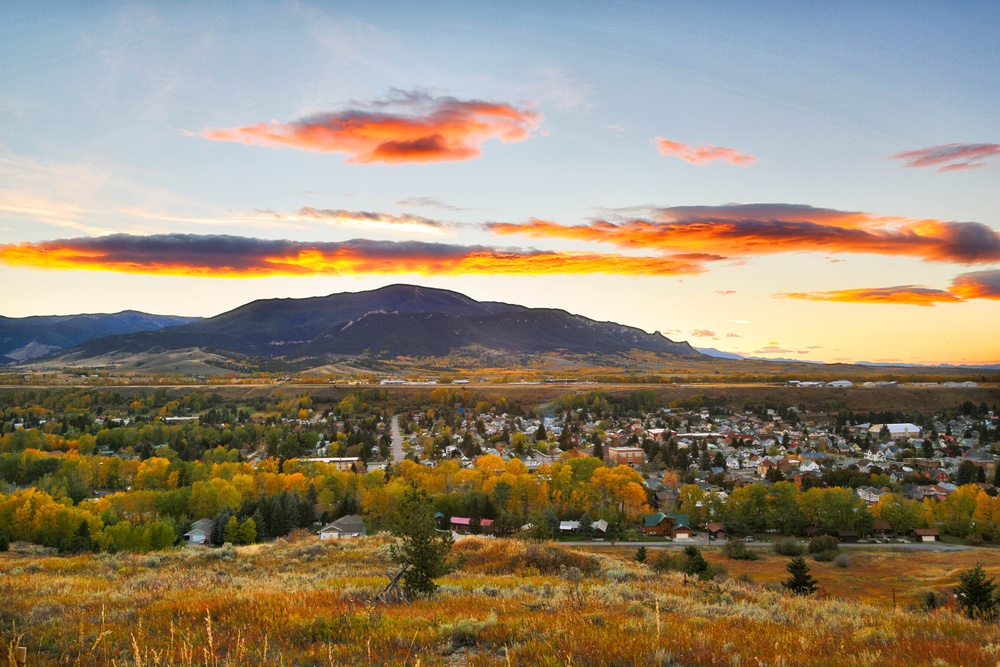
//> input picture HW_05/mountains.jpg, 1000 x 667 px, shrunk from 5760 x 3840 before the run
$ ./tarea05 mountains.jpg   (built with g++ and OpenCV 4)
//> lines starting //> are read from the running program, lines starting //| are printed output that depends on the picture
/*************************************************************************************************************
* Frequency Domain Processing
*
* Digital Image Processing
* Student: Ing. Juan Carlos Cruz Naranjo
* Professor: Dr. Daniel Herrera Castro
*
* Based on:
* https://github.com/jrdi/opencv-examples/blob/master/gradient/main.cpp
* https://docs.opencv.org/2.4/doc/tutorials/core/discrete_fourier_transform/discrete_fourier_transform.html
* https://vgg.fiit.stuba.sk/2012-05/frequency-domain-filtration/
**************************************************************************************************************/

#include <opencv2/highgui/highgui.hpp>
#include <opencv2/imgproc/imgproc.hpp>
#include <iostream>
#include <string>
#include <vector>
#include <chrono>

//#define DISPLAY 1       // Show images if un-commented
#define NUM_POINTS  20 // Num of points for the final graphic
#define NUM_TIME_IT 4  // Num of measurements before compute the mean time

using namespace std;
using namespace cv;

//Global Variables
string filename = "data.dat";
string titles = "ksize\ttarr0\ttarr1\ttarr2";                       // Titles on the "data.dat" file (gnuplot)l
vector< vector<double> > finalTimes(NUM_POINTS, vector<double>(3)); // Vector for timing results:
//Col0: Space Domain, 2D Kernel
//Col1: Space Domain, Sep Kernel
//Col2: Frequency Domain, 2D Kernel

// Comparison Metric PSNR
// [20 lines left out: function getPSNR, not called in this run]

// Quadrants Re-ordering
Mat shift(Mat magI)
{
    Mat result;
    magI = magI(Rect(0, 0, magI.cols & -2, magI.rows & -2)); // Crop for odd number of rows or columns

    int cx = magI.cols/2;
    int cy = magI.rows/2;

    Mat q0(magI, Rect(0, 0, cx, cy));   // Top-Left - Create a ROI per quadrant
    Mat q1(magI, Rect(cx, 0, cx, cy));  // Top-Right
    Mat q2(magI, Rect(0, cy, cx, cy));  // Bottom-Left
    Mat q3(magI, Rect(cx, cy, cx, cy)); // Bottom-Right

    Mat tmp;                            // swap quadrants (Top-Left with Bottom-Right)
    q0.copyTo(tmp);
    q3.copyTo(q0);
    tmp.copyTo(q3);
    q1.copyTo(tmp);                     // swap quadrant (Top-Right with Bottom-Left)
    q2.copyTo(q1);
    tmp.copyTo(q2);

    return magI;
}


// Fourier Transform
Mat computeDFT(Mat image)
{
    Mat padded;
    int m = getOptimalDFTSize(image.rows);
    int n = getOptimalDFTSize(image.cols);
    // create output image of optimal size
    copyMakeBorder(image, padded, 0, m - image.rows, 0, n - image.cols, BORDER_CONSTANT, Scalar::all(0));
    // copy the source image, on the border add zero values
    Mat planes[] = { Mat_< float> (padded), Mat::zeros(padded.size(), CV_32F) };
    // create a complex matrix
    Mat complex;
    merge(planes, 2, complex);
    dft(complex, complex, DFT_COMPLEX_OUTPUT);  // fourier transform
    return complex;
}

// Inverse Fourier Transform
Mat computeIDFT(Mat complex)
{
    Mat result;
    idft(complex, result);
    // equivalent to:
    // dft(complex, result, DFT_INVERSE + DFT_SCALE);
    Mat planes[] = {
        Mat::zeros(complex.size(), CV_32F),
        Mat::zeros(complex.size(), CV_32F)
    };
    split(result, planes); // planes[0] = Re(DFT(I)), planes[1] = Im(DFT(I))
    magnitude(planes[0], planes[1], result); // sqrt(Re(DFT(I))^2 + Im(DFT(I))^2)
    normalize(result, result, 0, 1, NORM_MINMAX);
    return result;
}

// Plot Magnitude - Frquency Domain
// [22 lines left out: function displayMag, not called in this run]

// Create a file with the results for GNU-Plot
void createData()
{
  string titles_wr = "echo \"" + titles + "\" > " + filename;
  string times_wr = "echo \"";
  system(titles_wr.c_str());
  string tmp_wr = "";
  string ksize = "";
  string tmp_time = "";
  for(int i = 0; i < NUM_POINTS; i++)
  {
    ksize = std::to_string((10 * i) + 9);
    tmp_wr = ksize + "\t";
    for(int j = 0; j < NUM_TIME_IT; j++)
    {
      tmp_time = std::to_string(finalTimes[i][j]);
      (j == (NUM_TIME_IT - 1)) ? tmp_wr += tmp_time : tmp_wr += (tmp_time + "\t");
    }
    system((times_wr + tmp_wr + + "\" >> " + filename).c_str());
    tmp_wr = "";
  }
}


// Padding for a Kernel by considering optimal dimensions
Mat padded2DKernel(Mat Kernel, int maxHeight, int maxWidth)
{
  Mat result(cv::Size(maxWidth, maxHeight), CV_32F);
  result = 0;
  int krows = Kernel.rows;
  int kcols = Kernel.cols;
  bool inRangeH = false;
  bool inRangeW = false;
  int origInImagex = ((maxHeight / 2) - (krows / 2));
  int origInImagey = ((maxWidth / 2) - (kcols / 2));
  int k = 0, l = 0;
  for(int i = 0; i < maxHeight; i++)
  {
    for(int j = 0; j < maxWidth; j++)
    {
      inRangeH = (i >= origInImagey) && (i < (origInImagey + krows));
      inRangeW = (j >= origInImagex) && (j < (origInImagex + kcols));
      if(inRangeH && inRangeW)
      {
        result.at<float>(Point(i, j)) = Kernel.at<float>(Point(k, l));
        l++;
        if(l == kcols)
        {
          l = 0;
          k++;
        }
      }
    }
  }
  return result;
}


/*
* Main Function
*/
int main(int argc, char** argv)
{

  cout << "Starting the Program..." << endl;
  cout << "This could take a few minutes." << endl;
  cout << "Please be patient." << endl << endl;

  Mat src;
  Mat display_srcimage;
  src = imread(argv[1], CV_LOAD_IMAGE_GRAYSCALE);                           // Read the file
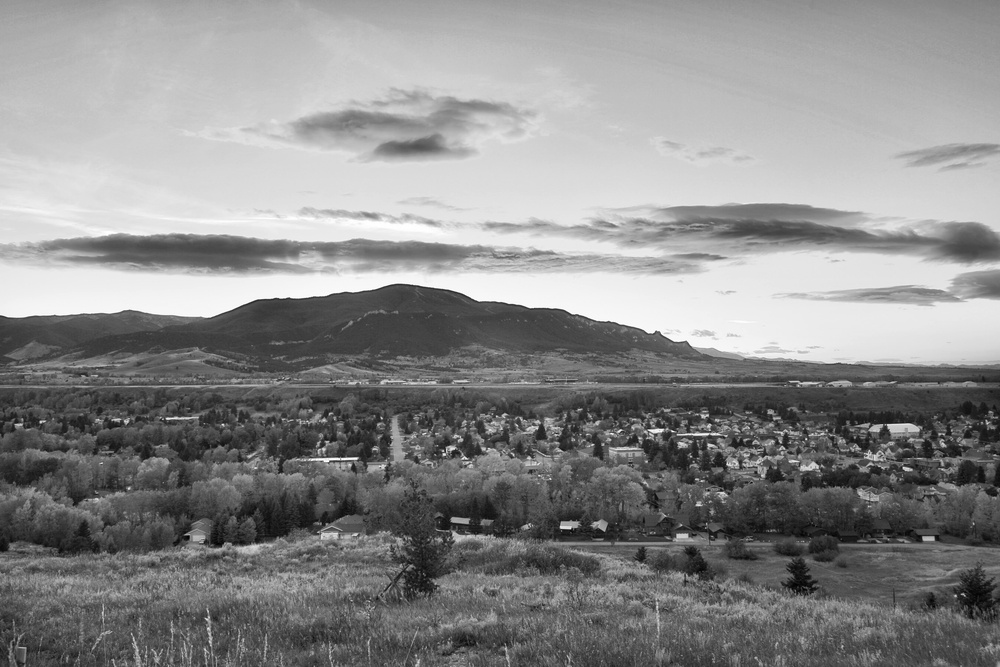
//> src: 667 rows x 1000 cols, CV_8UC1; min 0, max 255, mean 138.4

  if(! src.data )                                                           // Check for invalid input
  {
      cout <<  "Could not open or find the image" << std::endl ;
      return -1;
  }

  #ifdef DISPLAY
  //Display input image resized:
  namedWindow( "Display image", WINDOW_AUTOSIZE );                          // Create a window for display.
  cv::resize(src, display_srcimage, cv::Size(), 0.25, 0.25);
  imshow( "Display image", display_srcimage );
  waitKey(0);
  #endif

  Mat complexI = computeDFT(src);                                           // Input image in frequency domain
//> in computeDFT, `copyMakeBorder(image, padded, 0, m - image.rows, 0, n - image.cols, BO..`:
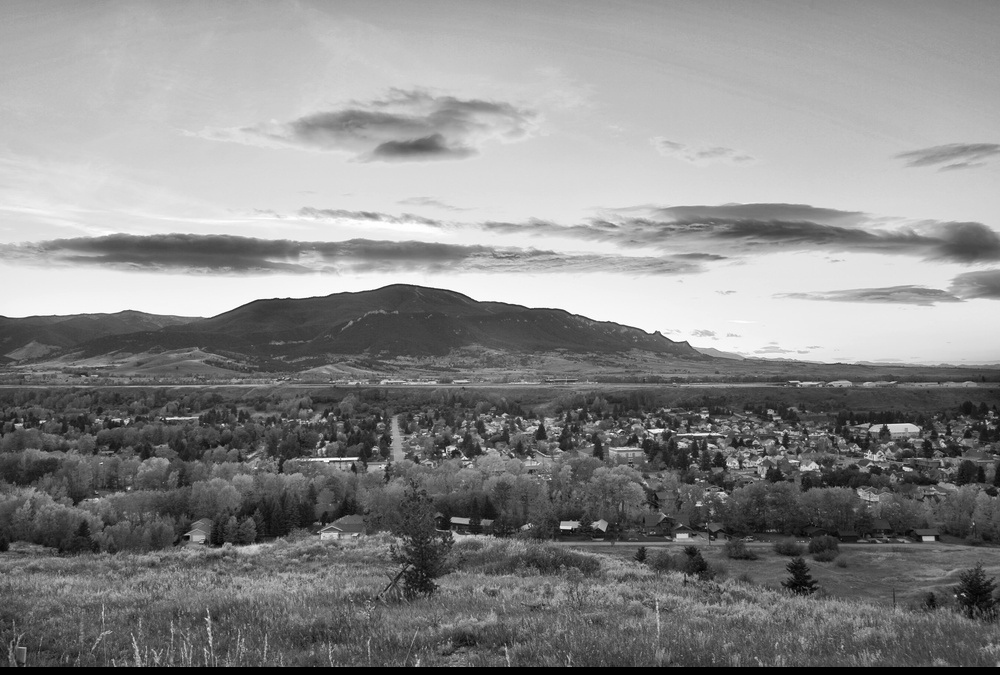
//> padded: 675 rows x 1000 cols, CV_8UC1; min 0, max 255, mean 136.8
//> in computeDFT, `Mat planes[] = { Mat_< float> (padded), Mat::zeros(padded.size(), CV_3..`: planes[1]: 675 rows x 1000 cols, CV_32FC1; every value is 0

  #ifdef DISPLAY
  displayMag(complexI);                                                   // Plotting the Magnitude
  #endif

  int filterSize = 0;
  float sigma = 0;

  /**************
  * SPACE DOMAIN
  ***************/
  Mat filter2D_result;
  Mat sepfilter2D_result;
  Mat display_2Dresult;
  Mat display_sep2Dresult;

  for(int i = 0; i < NUM_POINTS; i++)
  {
    filterSize = (10 * i) + 9;                                                //From 9 to [10*(NUM_POINTS-1) + 9]
    sigma = ((filterSize + 2) / 6);
    Mat gaussian_filter = cv::getGaussianKernel(filterSize, sigma, CV_32F);   // Gaussian Kernel (Filter)

    // Unified Kernel
    Mat unifiedKernel = gaussian_filter * gaussian_filter.t();

    std::chrono::duration<double> diffA;
    double avgA = 0;
    for(int j = 0; j < NUM_TIME_IT; j++)
    {
      auto startA = std::chrono::high_resolution_clock::now();
      filter2D(src, filter2D_result, -1 , unifiedKernel, Point(-1, -1), 0, BORDER_DEFAULT );
      auto endA = std::chrono::high_resolution_clock::now();
      diffA = endA - startA;
      avgA += (1.0 / NUM_TIME_IT) * diffA.count();
    }
    finalTimes[i][0] = avgA;

    #ifdef DISPLAY
    namedWindow( "Display result 2D - Space Domain: Unified Kernel", WINDOW_AUTOSIZE );
    cv::resize(filter2D_result, display_2Dresult, cv::Size(), 0.25, 0.25);
    imshow( "Display result 2D - Space Domain: Unified Kernel", display_2Dresult );
    waitKey(0);
    #endif


    // Separated Kernel
    std::chrono::duration<double> diffB;
    double avgB = 0;
    for(int j = 0; j < NUM_TIME_IT; j++)
    {
      auto startB = std::chrono::high_resolution_clock::now();
      sepFilter2D(src, sepfilter2D_result, -1, gaussian_filter, gaussian_filter.t(), Point(-1, -1), 0, BORDER_DEFAULT );
      auto endB = std::chrono::high_resolution_clock::now();
      diffB = endB - startB;
      avgB += (1.0 / NUM_TIME_IT) * diffB.count();
    }
    finalTimes[i][1] = avgB;

    #ifdef DISPLAY
    namedWindow( "Display result 2D - Space Domain: Sep Kernel", WINDOW_AUTOSIZE );
    cv::resize(sepfilter2D_result, display_sep2Dresult, cv::Size(), 0.25, 0.25);
    imshow( "Display result 2D - Space Domain: Sep Kernel", display_sep2Dresult );
    waitKey(0);
    #endif

    /*****************
    * FREQUENCY DOMAIN
    ******************/
    Mat padded;                            //expand input image to optimal size
    Mat filter2D_Fresult;
    Mat display_2DFresult;
    Mat padded_kernel;

    padded_kernel = padded2DKernel(unifiedKernel, complexI.rows, complexI.cols);
    // [4 lines of commented-out code are left out]
    Mat complexKernel = computeDFT(padded_kernel);                            // Gaussian Kernel in Frequency

    // Unified Kernel
    std::chrono::duration<double> diffC;
    double avgC = 0;
    for(int j = 0; j < NUM_TIME_IT; j++)
    {
      auto startC = std::chrono::high_resolution_clock::now();
      mulSpectrums(complexI, complexKernel, filter2D_Fresult, 0);
      filter2D_Fresult = computeIDFT(filter2D_Fresult);

      auto endC = std::chrono::high_resolution_clock::now();
      diffC = endC - startC;
      avgC += (1.0 / NUM_TIME_IT) * diffC.count();
    }
    finalTimes[i][2] = avgC;

    filter2D_Fresult = shift(filter2D_Fresult);

    #ifdef DISPLAY
    namedWindow( "Display result 2D - Frequency Domain", WINDOW_AUTOSIZE );
    cv::resize(filter2D_Fresult, display_2DFresult, cv::Size(), 0.25, 0.25);
    imshow( "Display result 2D - Frequency Domain", display_2DFresult );
    waitKey(0);
    #endif

  }
//> this loop made 20 passes
//> pass 3, in computeDFT (call 4), `copyMakeBorder(image, padded, 0, m - image.rows, 0, n - image.cols, BO..`:
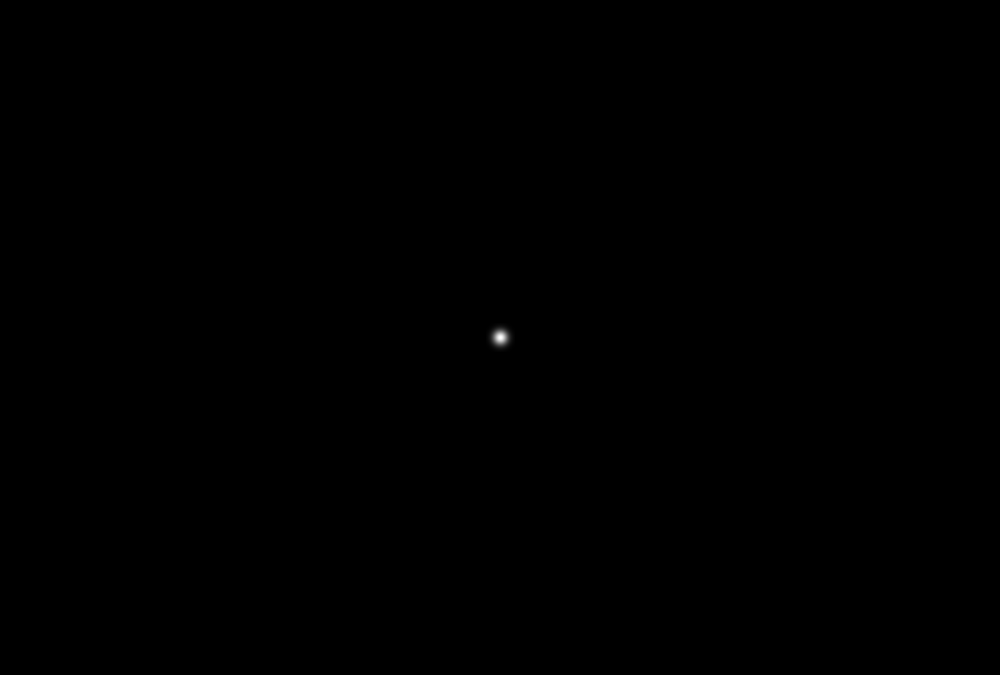
//> padded: 675 rows x 1000 cols, CV_32FC1; min 0, max 0.00641, mean 1.48e-06; drawn with min black and max white
//> after the loop:
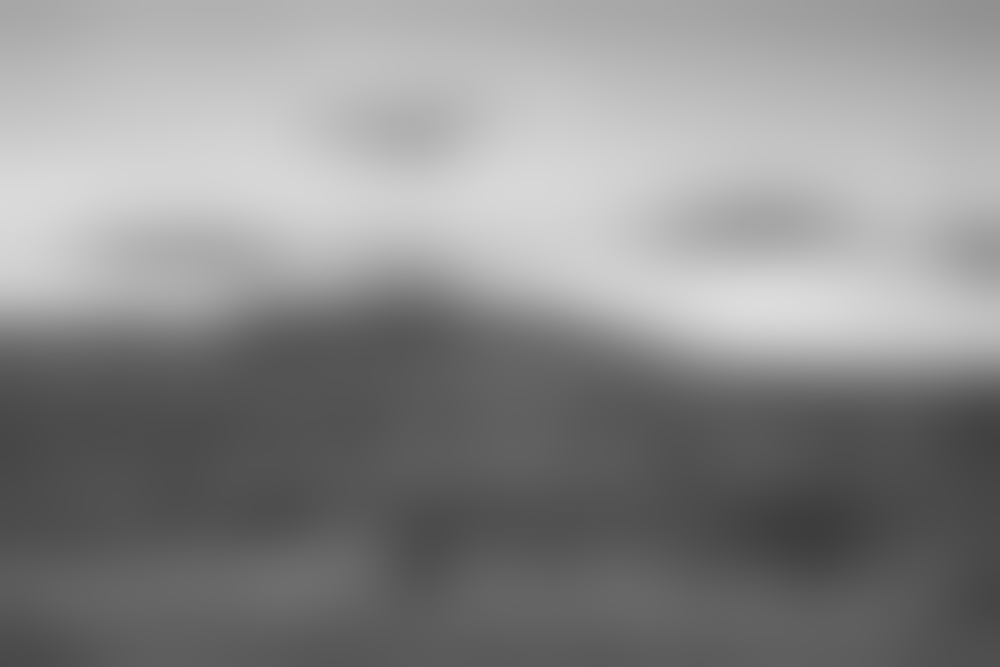
//> filter2D_result: 667 rows x 1000 cols, CV_8UC1; min 61, max 220, mean 138.5

  //Plotting Timing Results: GNU-Plot
  cout << "Generating the Timing Plot..." << endl;
  cout << "INFO: Press Ctrl+C to finish the program." << endl;
  createData();
  system("gnuplot -e \"load 'results.plt';pause -1\"");

  return 0;
}
